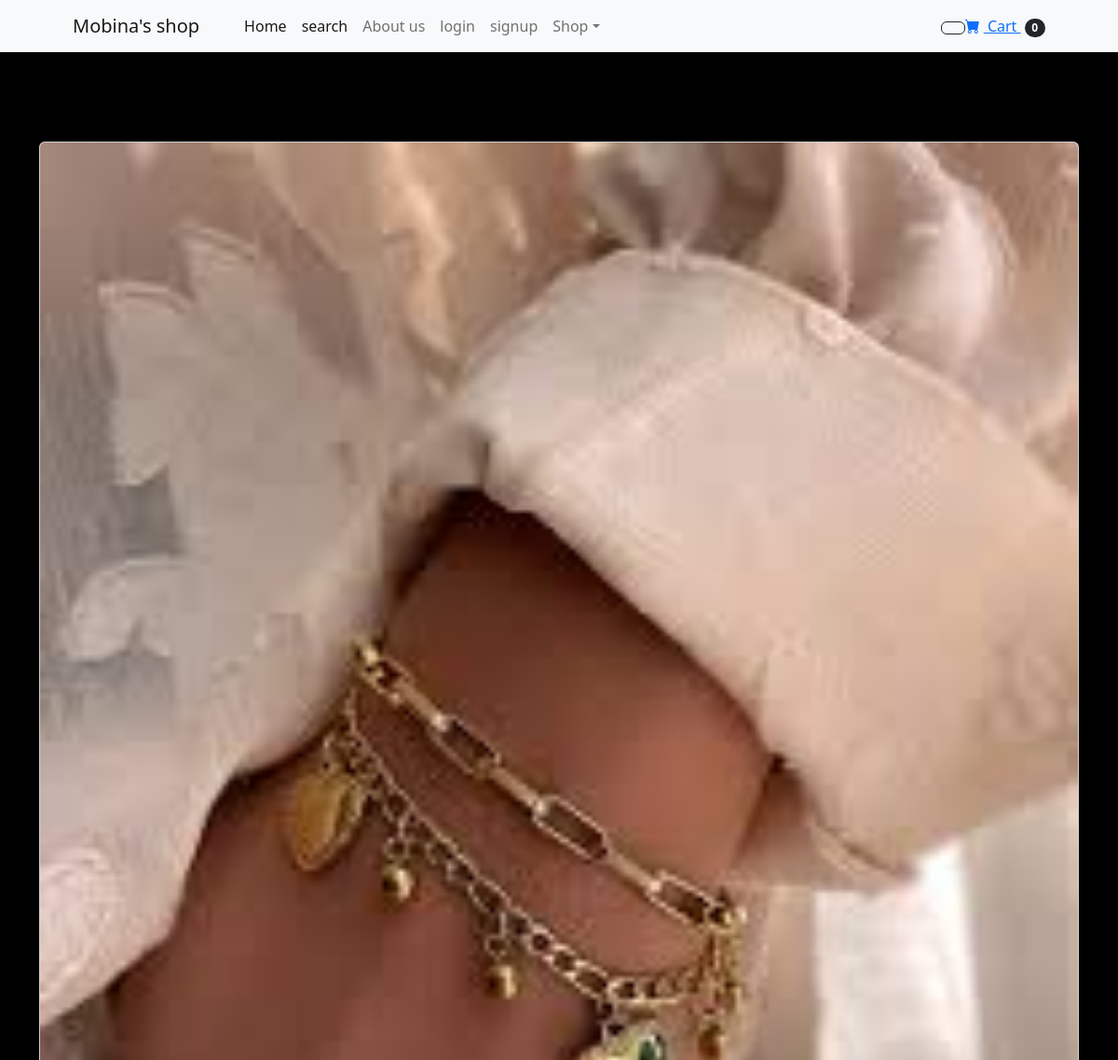
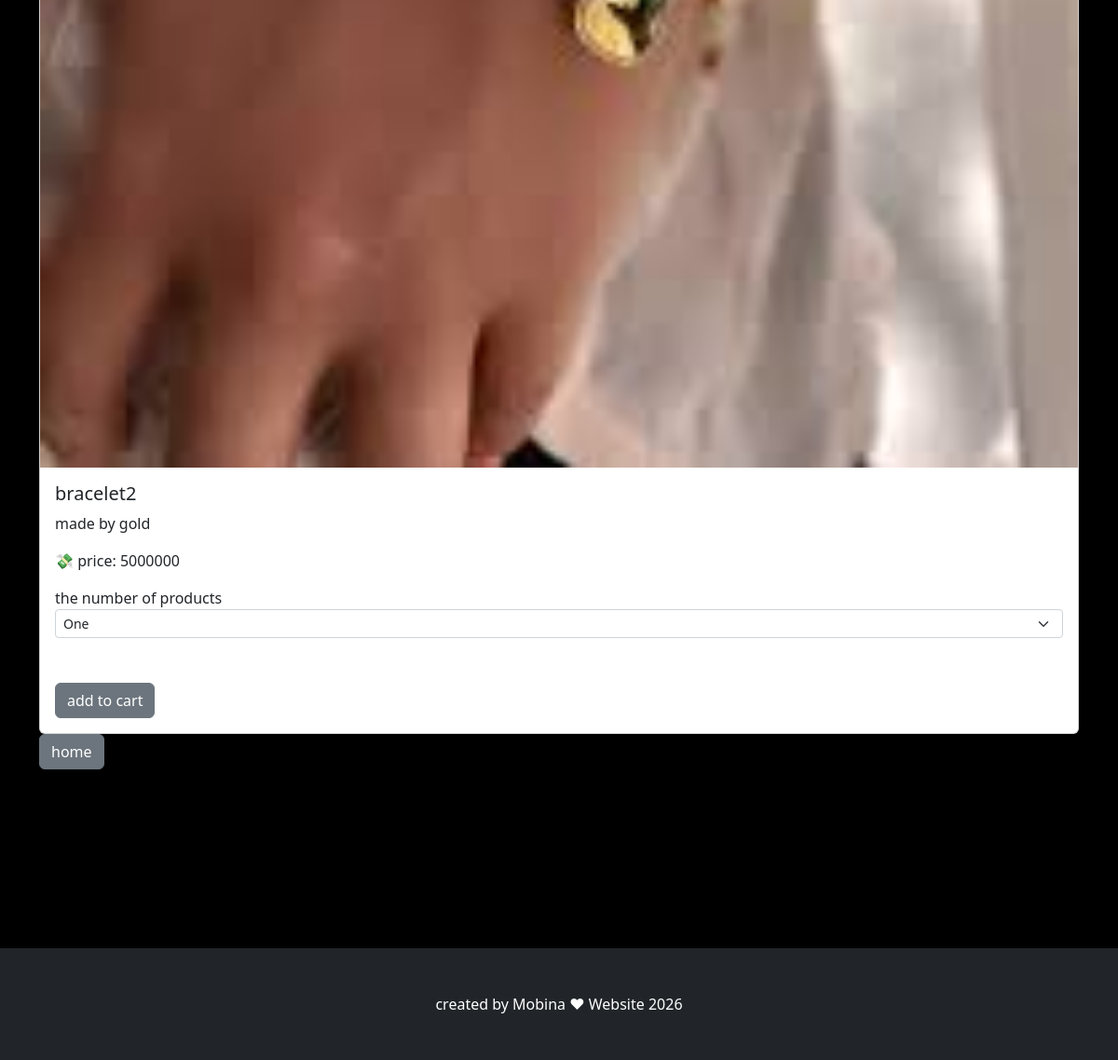
Page /product/1 on the committed database (2 pictures, top to bottom).
### shop/models.py (models this page shows, shortened)
class Product(models.Model):
    name=models.CharField(max_length=40)
    description=models.CharField(max_length=500,default='', blank=True , null=True)
    price=models.DecimalField(default=0, decimal_places=0, max_digits=12)
    Category = models.ForeignKey(Category ,on_delete=models.CASCADE ,default=1)
    picture = models.ImageField(upload_to='upload/product/')
    star=models.IntegerField(default=0,validators=[MaxValueValidator(5),MinValueValidator(0)])
    is_sale=models.BooleanField(default=False)
    sale_price=models.DecimalField(default=0, decimal_places=0, max_digits=12)

### shop/views.py (the view)
# urls.py: path('product/<int:pk>',views.product, name="product"),
def product(request, pk):
    product = Product.objects.get(id=pk)
    return render(request, 'product.html', {'product': product})

### cart/cart.py (called while the page is built)
    def __len__(self):
        return len (self.cart)

### cart/context_processors.py (called while the page is built)
def cart(request):
    return {'cart': Cart(request)}

### mysite/shop/templates/product.html (shortened to what this page needs)
{% extends 'base.html' %}
{% block content %}
    <br><br><br><br>
<div class="container">
<div class="card">
  <img src="{{ product.picture.url }}" class="card-img-top" alt="...">
  <div class="card-body">
    <h5 class="card-title">{{ product.name }}</h5>
    <p class="card-text">{{ product.description }}</p>
{% if product.is_sale %}
    <p class="card-text">💸 price:  <strike> {{ product.price}}</strike>   {{ product.sale_price }}</p>
    {% else %}
    <p class="card-text"> 💸 price:  {{ product.price}}</p>
    {% endif %}
        the number of products
    <select class="form-select form-select-sm" id="select{{product.id}}">
  <option value="1">One</option>
</select>
    <br><br>
<button
    class="btn btn-secondary"
    type="button"
    value="{{ product.id }}"
    id="add-cart">
    add to cart
</button>
  </div>
</div>
<a href="{% url 'home' %}" class="btn btn-secondary">home</a>
</div>
    <br><br><br><br><br><br><br><br>
{% endblock %}

### rows in the picture
Product: picture (picture), name "bracelet2", description "made by gold", price "5000000", id "One"

### other values in the picture
{{ cart|length }} "0"
